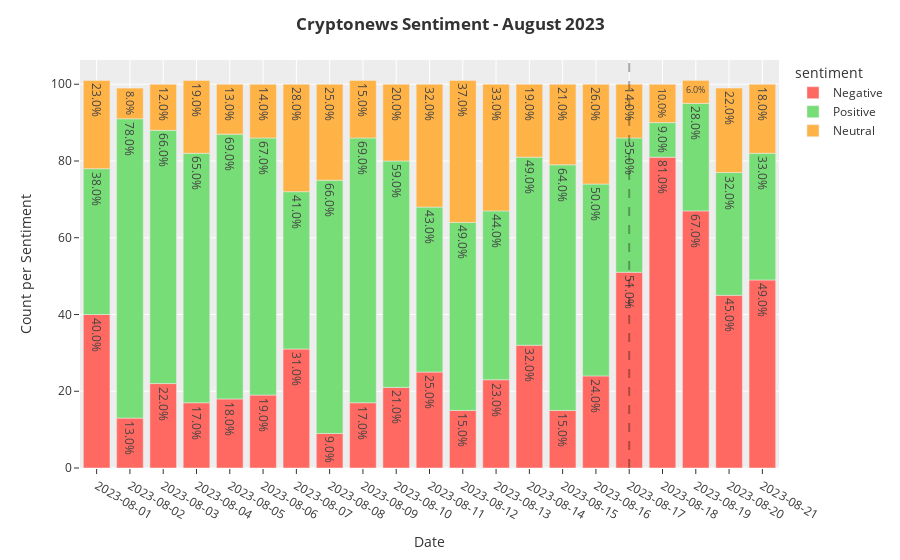

The code cell stored with this chart in its notebook:
### Code cell
news_ = news.copy()
news_.date_utc = news_.date_utc.apply(lambda x: x.strftime('%Y-%m-%d'))
sents = news_.groupby('date_utc')['sentiment'].value_counts(normalize=True).to_frame('count')
sents['count'] = round(sents['count']*100)

fig = px.bar(
    sents.reset_index(), 
    x='date_utc', 
    y='count', 
    text=[f'{c}%' for c in sents['count']],
    color='sentiment', 
    color_discrete_map={'Positive': '#77dd77',
                        'Negative': '#ff6961',
                        'Neutral': '#ffb347'
                        }
    )

fig.update_layout(
     title="<b>Cryptonews Sentiment - August 2023</b>",
     yaxis_title="Count per Sentiment",
     xaxis_title="Date",
     template="ggplot2"
     )

fig.update_xaxes(type='category')
fig.add_vline(x='2023-08-17',line_width=2, line_dash="dash", line_color="black")
fig.show()

### Figure 1 — Plotly figure (JSON) as saved in the notebook; plotly's stock layout.template omitted (floating-point values rounded to 4 significant figures)
{"data": [{"alignmentgroup": "True", "hovertemplate": "sentiment=Negative<br>date_utc=%{x}<br>count=%{y}<br>text=%{text}<extra></extra>", "legendgroup": "Negative", "marker": {"color": "#ff6961", "pattern": {"shape": ""}}, "name": "Negative", "offsetgroup": "Negative", "orientation": "v", "showlegend": true, "text": ["40.0%", "13.0%", "22.0%", "17.0%", "18.0%", "19.0%", "31.0%", "9.0%", "17.0%", "21.0%", "25.0%", "15.0%", "23.0%", "32.0%", "15.0%", "24.0%", "51.0%", "81.0%", "67.0%", "45.0%", "49.0%"], "textposition": "auto", "type": "bar", "x": ["2023-08-01", "2023-08-02", "2023-08-03", "2023-08-04", "2023-08-05", "2023-08-06", "2023-08-07", "2023-08-08", "2023-08-09", "2023-08-10", "2023-08-11", "2023-08-12", "2023-08-13", "2023-08-14", "2023-08-15", "2023-08-16", "2023-08-17", "2023-08-18", "2023-08-19", "2023-08-20", "2023-08-21"], "xaxis": "x", "y": [40, 13, 22, 17, 18, 19, 31, 9, 17, 21, 25, 15, 23, 32, 15, 24, 51, 81, 67, 45, 49], "yaxis": "y"}, {"alignmentgroup": "True", "hovertemplate": "sentiment=Positive<br>date_utc=%{x}<br>count=%{y}<br>text=%{text}<extra></extra>", "legendgroup": "Positive", "marker": {"color": "#77dd77", "pattern": {"shape": ""}}, "name": "Positive", "offsetgroup": "Positive", "orientation": "v", "showlegend": true, "text": ["38.0%", "78.0%", "66.0%", "65.0%", "69.0%", "67.0%", "41.0%", "66.0%", "69.0%", "59.0%", "43.0%", "49.0%", "44.0%", "49.0%", "64.0%", "50.0%", "35.0%", "9.0%", "28.0%", "32.0%", "33.0%"], "textposition": "auto", "type": "bar", "x": ["2023-08-01", "2023-08-02", "2023-08-03", "2023-08-04", "2023-08-05", "2023-08-06", "2023-08-07", "2023-08-08", "2023-08-09", "2023-08-10", "2023-08-11", "2023-08-12", "2023-08-13", "2023-08-14", "2023-08-15", "2023-08-16", "2023-08-17", "2023-08-18", "2023-08-19", "2023-08-20", "2023-08-21"], "xaxis": "x", "y": [38, 78, 66, 65, 69, 67, 41, 66, 69, 59, 43, 49, 44, 49, 64, 50, 35, 9, 28, 32, 33], "yaxis": "y"}, {"alignmentgroup": "True", "hovertemplate": "sentiment=Neutral<br>date_utc=%{x}<br>count=%{y}<br>text=%{text}<extra></extra>", "legendgroup": "Neutral", "marker": {"color": "#ffb347", "pattern": {"shape": ""}}, "name": "Neutral", "offsetgroup": "Neutral", "orientation": "v", "showlegend": true, "text": ["23.0%", "8.0%", "12.0%", "19.0%", "13.0%", "14.0%", "28.0%", "25.0%", "15.0%", "20.0%", "32.0%", "37.0%", "33.0%", "19.0%", "21.0%", "26.0%", "14.0%", "10.0%", "6.0%", "22.0%", "18.0%"], "textposition": "auto", "type": "bar", "x": ["2023-08-01", "2023-08-02", "2023-08-03", "2023-08-04", "2023-08-05", "2023-08-06", "2023-08-07", "2023-08-08", "2023-08-09", "2023-08-10", "2023-08-11", "2023-08-12", "2023-08-13", "2023-08-14", "2023-08-15", "2023-08-16", "2023-08-17", "2023-08-18", "2023-08-19", "2023-08-20", "2023-08-21"], "xaxis": "x", "y": [23, 8, 12, 19, 13, 14, 28, 25, 15, 20, 32, 37, 33, 19, 21, 26, 14, 10, 6, 22, 18], "yaxis": "y"}], "layout": {"barmode": "relative", "legend": {"title": {"text": "sentiment"}, "tracegroupgap": 0}, "margin": {"t": 60}, "shapes": [{"line": {"color": "black", "dash": "dash", "width": 2}, "type": "line", "x0": "2023-08-17", "x1": "2023-08-17", "xref": "x", "y0": 0, "y1": 1, "yref": "y domain"}], "title": {"text": "<b>Cryptonews Sentiment - August 2023</b>"}, "xaxis": {"anchor": "y", "domain": [0, 1], "title": {"text": "Date"}, "type": "category"}, "yaxis": {"anchor": "x", "domain": [0, 1], "title": {"text": "Count per Sentiment"}}}}
